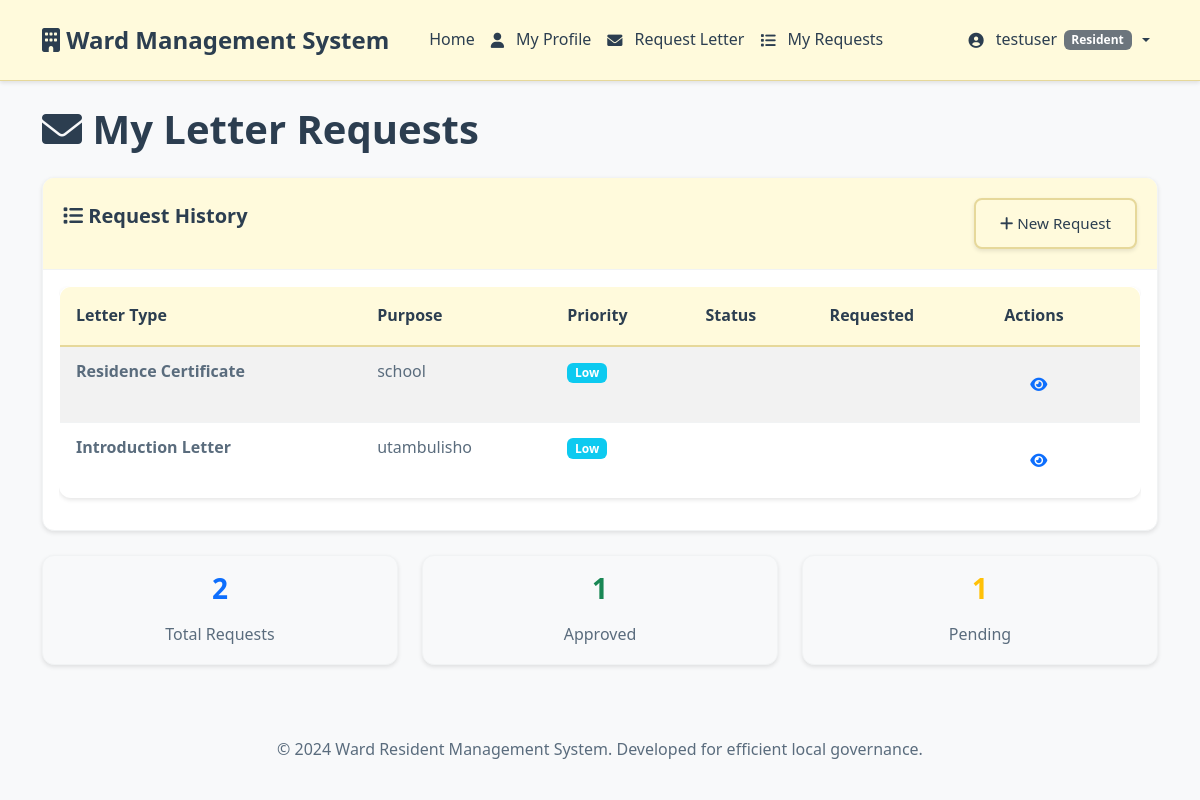
/letters/my-requests/ (signed in), run on the app's committed database.
### accounts/models.py (models this page shows, shortened)
class User(AbstractUser):
    USER_ROLES = (
        ('admin', 'Local Leader (Admin)'),
        ('resident', 'Resident'),
        ('clerk', 'Data Entry Clerk'),
    )
    role = models.CharField(max_length=20, choices=USER_ROLES, default='resident')
    phone_number = models.CharField(max_length=15, blank=True)
    nida_number = models.CharField(max_length=20, unique=True, null=True, blank=True)
    profile_photo = models.ImageField(upload_to='profile_photos/', null=True, blank=True)
    is_verified = models.BooleanField(default=False)
    created_at = models.DateTimeField(auto_now_add=True)
    updated_at = models.DateTimeField(auto_now=True)

### letters/models.py (models this page shows, shortened)
class LetterRequest(models.Model):
    STATUS_CHOICES = (
        ('pending', 'Pending'),
        ('approved', 'Approved'),
        ('rejected', 'Rejected'),
        ('completed', 'Completed'),
    )
    PRIORITY_CHOICES = (
        ('low', 'Low'),
        ('medium', 'Medium'),
        ('high', 'High'),
        ('urgent', 'Urgent'),
    )
    resident = models.ForeignKey(Resident, on_delete=models.CASCADE, related_name='letter_requests')
    letter_type = models.ForeignKey(LetterType, on_delete=models.CASCADE)
    purpose = models.TextField(help_text="Why do you need this letter?")
    additional_info = models.TextField(blank=True, help_text="Any additional information")
    priority = models.CharField(max_length=10, choices=PRIORITY_CHOICES, default='medium')
    status = models.CharField(max_length=20, choices=STATUS_CHOICES, default='pending')
    requested_by = models.ForeignKey(settings.AUTH_USER_MODEL, on_delete=models.CASCADE, related_name='requested_letters')
    approved_by = models.ForeignKey(settings.AUTH_USER_MODEL, on_delete=models.SET_NULL, null=True, blank=True, related_name='approved_letters')
    request_date = models.DateTimeField(auto_now_add=True)
    approval_date = models.DateTimeField(null=True, blank=True)
    completion_date = models.DateTimeField(null=True, blank=True)
    admin_notes = models.TextField(blank=True, help_text="Notes from admin/leader")
    rejection_reason = models.TextField(blank=True)
    generated_letter_path = models.FileField(upload_to='generated_letters/', null=True, blank=True)
    class Meta:
        ordering = ['-request_date']

class LetterType(models.Model):
    name = models.CharField(max_length=100)
    description = models.TextField()
    template_content = models.TextField(help_text="Template with placeholders like {full_name}, {nida_number}, etc.")
    is_active = models.BooleanField(default=True)
    created_at = models.DateTimeField(auto_now_add=True)

### letters/views.py (the view)
# urls.py: path('my-requests/', views.my_requests, name='my_requests'),
@login_required
def my_requests(request):
    if request.user.role != 'resident':
        messages.error(request, 'Access denied.')
        return redirect('home')
    requests = LetterRequest.objects.filter(
        requested_by=request.user
    ).select_related('letter_type').order_by('-request_date')
    storage = messages.get_messages(request)
    letter_approved = False
    for message in storage:
        if hasattr(message, 'extra_tags') and 'letter_approved' in message.extra_tags:
            letter_approved = True
            break
    storage.used = True
    if letter_approved:
        messages.success(
            request,
            'Your letter has been approved! You can now download it below.',
            extra_tags='letter_approved_alert'
        )
    paginator = Paginator(requests, 10)
    page_number = request.GET.get('page')
    page_obj = paginator.get_page(page_number)
    return render(request, 'letters/my_requests.html', {
        'requests': page_obj,
        'letter_approved': letter_approved
    })

### templates/letters/my_requests.html (shortened to what this page needs)
{% extends 'base.html' %}
{% block content %}
<div class="row">
    <div class="col-12">
        <h1 class="mb-4">
            <i class="fas fa-envelope"></i> My Letter Requests
        </h1>
    </div>
</div>
<div class="row">
    <div class="col-12">
        <div class="card">
            <div class="card-header d-flex justify-content-between align-items-center">
                <h5><i class="fas fa-list"></i> Request History</h5>
                <a href="{% url 'letters:request' %}" class="btn btn-primary btn-sm">
                    <i class="fas fa-plus"></i> New Request
                </a>
            </div>
            <div class="card-body">
                {% if requests %}
                    <div class="table-responsive">
                        <table class="table table-striped">
                            <thead>
                                <tr>
                                    <th>Letter Type</th>
                                    <th>Purpose</th>
                                    <th>Priority</th>
                                    <th>Status</th>
                                    <th>Requested</th>
                                    <th>Actions</th>
                                </tr>
                            </thead>
                            <tbody>
                                {% for request in requests %}
                                <tr>
                                    <td>
                                        <strong>{{ request.letter_type.name }}</strong>
                                    </td>
                                    <td>{{ request.purpose|truncatechars:50 }}</td>
                                    <td>
                                        {% if request.priority == 'high' %}
                                            <span class="badge bg-danger">High</span>
                                        {% elif request.priority == 'medium' %}
                                            <span class="badge bg-warning">Medium</span>
                                        {% else %}
                                            <span class="badge bg-info">Low</span>
                                        {% endif %}
                                    </td>
                                    <td>
                                    </td>
                                    <td>{{ request.created_at|date:"M d, Y" }}</td>
                                    <td>
                                        <div class="btn-group btn-group-sm">
                                            <a href="{% url 'letters:detail' request.pk %}" class="btn btn-outline-primary btn-sm" title="View Details">
                                                <i class="fas fa-eye"></i>
                                            </a>
                                        </div>
                                    </td>
                                </tr>
                                {% endfor %}
                            </tbody>
                        </table>
                    </div>
                {% endif %}
            </div>
        </div>
    </div>
</div>
{% if requests %}
<div class="row mt-4">
    <div class="col-md-4">
        <div class="card bg-light">
            <div class="card-body text-center">
                <h3 class="text-primary">{{ requests|length }}</h3>
                <p class="mb-0">Total Requests</p>
            </div>
        </div>
    </div>
    <div class="col-md-4">
        <div class="card bg-light">
            <div class="card-body text-center">
                <h3 class="text-success">{{ requests|length|add:"-1" }}</h3>
                <p class="mb-0">Approved</p>
            </div>
        </div>
    </div>
    <div class="col-md-4">
        <div class="card bg-light">
            <div class="card-body text-center">
                <h3 class="text-warning">1</h3>
                <p class="mb-0">Pending</p>
            </div>
        </div>
    </div>
</div>
{% endif %}
{% endblock %}

### templates/base.html (shortened to what this page needs)
<!DOCTYPE html>
<html lang="en">
<head>
    <link href="https://cdn.jsdelivr.net/npm/bootstrap@5.3.0/dist/css/bootstrap.min.css" rel="stylesheet">
    <link href="https://cdnjs.cloudflare.com/ajax/libs/font-awesome/6.0.0/css/all.min.css" rel="stylesheet">
    {% load static %}
    <link href="{% static 'css/custom.css' %}" rel="stylesheet">
</head>
<body>
    <nav class="navbar navbar-expand-lg">
        <div class="container">
            <a class="navbar-brand" href="{% url 'home' %}">
                <i class="fas fa-building"></i> Ward Management System
            </a>
            <div class="collapse navbar-collapse" id="navbarNav">
                <ul class="navbar-nav me-auto ms-3">
                    <li class="nav-item">
                        <a class="nav-link{% if request.resolver_match.url_name == 'home' %} active{% endif %}" href="{% url 'home' %}">
                            Home
                        </a>
                    </li>
                    {% if user.is_authenticated %}
                        {% if user.role == 'resident' %}
                            <li class="nav-item">
                                <a class="nav-link" href="{% url 'residents:profile' %}">
                                    <i class="fas fa-user"></i> My Profile
                                </a>
                            </li>
                            <li class="nav-item">
                                <a class="nav-link" href="{% url 'letters:request' %}">
                                    <i class="fas fa-envelope"></i> Request Letter
                                </a>
                            </li>
                            <li class="nav-item">
                                <a class="nav-link" href="{% url 'letters:my_requests' %}">
                                    <i class="fas fa-list"></i> My Requests
                                </a>
                            </li>
                        {% endif %}
                    {% endif %}
                </ul>
                <ul class="navbar-nav ms-auto gap-2">
                    {% if user.is_authenticated %}
                        <li class="nav-item dropdown">
                            <a class="nav-link dropdown-toggle" href="#" role="button" data-bs-toggle="dropdown">
                                <i class="fas fa-user-circle"></i> {{ user.username }}
                                <span class="badge bg-secondary">{{ user.get_role_display }}</span>
                            </a>
                        </li>
                    {% endif %}
                </ul>
            </div>
        </div>
    </nav>
    <main class="container mt-4">
        {% block content %}
        {% endblock %}
    </main>
    <footer class="bg-light mt-5 py-4">
        <div class="container text-center">
            <p class="mb-0">&copy; 2024 Ward Resident Management System. Developed for efficient local governance.</p>
        </div>
    </footer>
</body>
</html>

### static/css/custom.css (style rules this page uses)
:root { --primary-color: #FFFADC; --primary-dark: #f4eec7; --primary-darker: #e6d89a; --secondary-color: #28a745; --accent-color: #8b7b3a; --warning-color: #ffc107; --danger-color: #dc3545; --light-bg: #f8f9fa; --white: #ffffff; --dark-text: #2c3e50; --medium-text: #5a6c7d; --light-text: #7f8c8d; --border-color: #e9ecef; --border-light: #f1f3f4; --shadow: 0 2px 4px rgba(0, 0, 0, 0.1); --shadow-lg: 0 8px 25px rgba(0, 0, 0, 0.15); --shadow-hover: 0 4px 12px rgba(0, 0, 0, 0.15); --hover-transform: translateY(-2px); --transition-smooth: all 0.3s cubic-bezier(0.4, 0, 0.2, 1); }
body { font-family: 'Segoe UI', Tahoma, Geneva, Verdana, sans-serif; background-color: var(--light-bg); color: var(--dark-text); line-height: 1.6; font-size: 16px; }
h1, h2, h3, h4, h5, h6 { color: var(--dark-text); font-weight: 600; margin-bottom: 1rem; }
p { color: var(--medium-text); margin-bottom: 1rem; }
.navbar { background: var(--primary-color); border-bottom: 1px solid var(--primary-darker); box-shadow: var(--shadow); padding: 1rem 0; }
.navbar-brand { font-weight: 700; font-size: 1.5rem; color: var(--dark-text) !important; transition: var(--transition-smooth); }
.navbar-nav .nav-link { color: var(--dark-text) !important; font-weight: 500; transition: var(--transition-smooth); padding: 0.5rem 0.85rem; border-radius: 0; background: transparent !important; display: inline-flex; align-items: center; gap: .4rem; }
.navbar-nav .nav-link i { margin-right: .35rem; font-size: .95rem; }
.card { border: 1px solid var(--border-light); border-radius: 12px; box-shadow: var(--shadow); transition: var(--transition-smooth); overflow: hidden; background: var(--white); }
.card-header { background: var(--primary-color); color: var(--dark-text); border: none; padding: 1.25rem; font-weight: 600; border-bottom: 1px solid var(--border-light); }
.btn { border-radius: 8px; font-weight: 500; padding: 0.75rem 1.5rem; transition: var(--transition-smooth); border: 2px solid transparent; font-size: 0.95rem; cursor: pointer; }
.btn-primary { background: var(--primary-color); color: var(--dark-text); border-color: var(--primary-darker); box-shadow: var(--shadow); }
.table { background: var(--white); border-radius: 12px; overflow: hidden; box-shadow: var(--shadow); border: 1px solid var(--border-light); }
.table thead th { background: var(--primary-color); color: var(--dark-text); border: none; font-weight: 600; padding: 1rem; border-bottom: 2px solid var(--primary-darker); }
.table tbody tr { transition: var(--transition-smooth); }
.table tbody td { padding: 0.75rem 1rem; color: var(--medium-text); border-bottom: 1px solid var(--border-light); }

### data on the page
User: username "testuser", role "Resident"
LetterRequest: letter_type.name "Residence Certificate", purpose "school", priority "Low"
LetterRequest: letter_type.name "Introduction Letter", purpose "utambulisho", priority "Low"

### other printed values
{{ requests|length }} "2"
{{ requests|length|add:"-1" }} "1"
